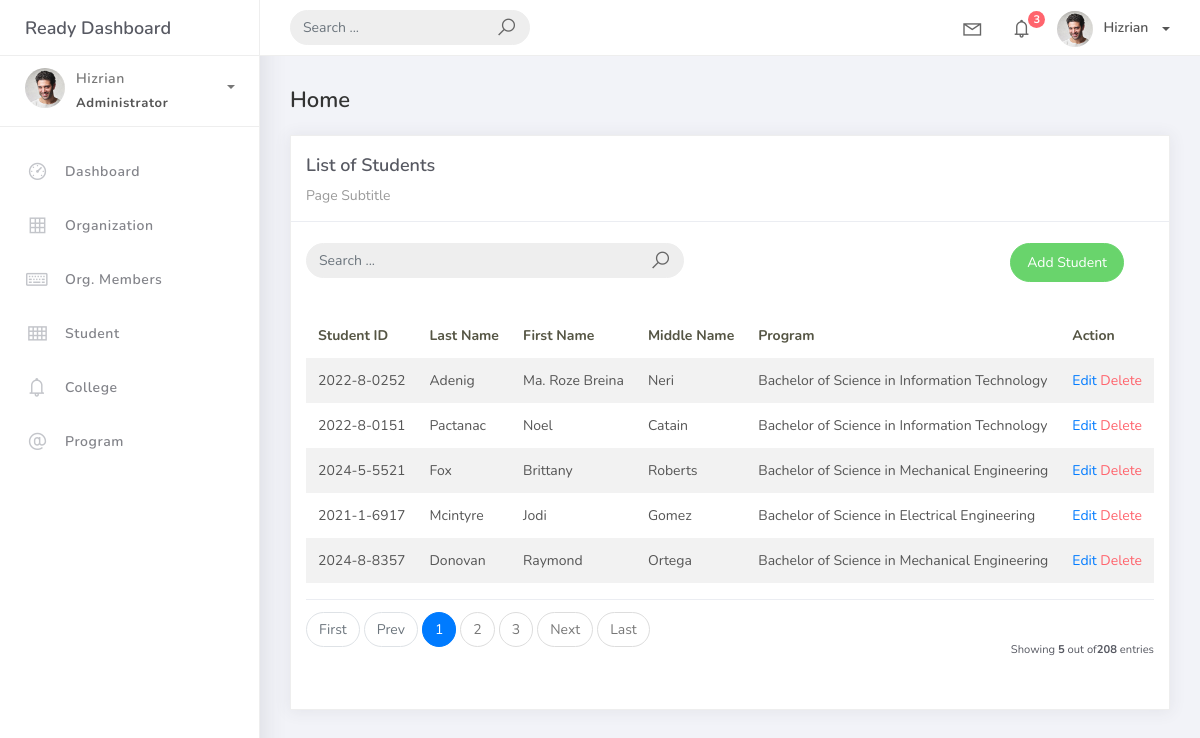
Screenshot of /student_list with the database file from the repository.
### studentorg/models.py (models this page shows, shortened)
class BaseModel(models.Model):
    created_at = models.DateTimeField(auto_now_add=True, db_index=True)
    updated_at = models.DateTimeField(auto_now=True)
    class Meta:
        abstract = True

class Student(BaseModel):
    student_id = models.CharField(max_length=15)
    lastname = models.CharField(max_length=25)
    firstname = models.CharField(max_length=25)
    middlename = models.CharField(max_length=25, blank=True, null=True)
    program = models.ForeignKey(Program, on_delete=models.CASCADE)

class Program(BaseModel):
    prog_name = models.CharField(max_length=150)
    college = models.ForeignKey(College, on_delete=models.CASCADE)
    def __str__(self):
        return self.prog_name

### studentorg/views.py (the view, shortened to what this page needs)
# urls.py: path("student_list", StudentList.as_view(), name="student-list"),
class StudentList(ListView):
    model = Student
    context_object_name = "student"
    template_name = "student_list.html"
    paginate_by = 5
    def get_queryset(self, *args, **kwargs):
        qs = super(StudentList, self).get_queryset(*args, **kwargs)
        return qs

### templates/student_list.html (shortened to what this page needs)
{% extends 'base.html' %}
{% load static %}{% block content %}
<div class="content">
    <div class="container-fluid">
        <h4 class="page-title">Home</h4>
        <div class="row">
            <div class="col-md-12">
                <div class="card">
                    <div class="card-header">
                        <div class="card-title">List of Students</div>
                        <div class="card-category">Page Subtitle</div>
                    </div>
                    <br />
                    <div class="col-md-12 row">
                        <div class="col-md-6">
                            <form class="navbar-left navbar-form nav-search mr-md-3" action="{% url 'student-list' %}">
                                <div class="input-group">
                                    <input type="text" placeholder="Search ... " class="form-control" name="q"/>
                                    <div class="input-group-append">
                                        <span class="input-group-text">
                                            <i class="la la-search search-icon"></i>
                                        </span>
                                    </div>
                                </div>
                            </form>
                        </div>
                        <div class="col-md-6">
                            <div class="pull-right">
                                <a href="{% url 'student-add' %}" class="btn btn-success btn-rounded">Add Student</a>
                            </div>
                        </div>
                    </div>
                    <div class="card-body">
                        <table class="table table-striped mt-3">
                            <thead>
                                <tr>
                                    <th scope="col">Student ID</th>
                                    <th scope="col">Last Name</th>
                                    <th scope="col">First Name</th>
                                    <th scope="col">Middle Name</th>
                                    <th scope="col">Program</th>
                                    <th scope="col">Action</th>
                                </tr>
                            </thead>
                            <tbody>
                                {% for object in object_list %}
                                <tr>
                                    <td>{{ object.student_id }}</td>
                                    <td>{{ object.lastname }}</td>
                                    <td>{{ object.firstname }}</td>
                                    <td>{{ object.middlename }}</td>
                                    <td>{{ object.program }}</td>
                                    <td>
                                        <a href="student_list/{{ object.id }}">Edit</a>
                                        <a href="student_list/{{ object.id }}/delete" class="text-danger">Delete</a>
                                    </td>
                                </tr>
                                {% endfor %}
                            </tbody>
                        </table>
                        {% include 'includes/pagination.html' %}
                    </div>
                </div>
            </div>
        </div>
    </div>
</div>
{% endblock %}

### rows the page displays
Student: student_id "2022-8-0252", lastname "Adenig", firstname "Ma. Roze Breina", middlename "Neri", program "Bachelor of Science in Information Technology"
Student: student_id "2022-8-0151", lastname "Pactanac", firstname "Noel", middlename "Catain", program "Bachelor of Science in Information Technology"
Student: student_id "2024-5-5521", lastname "Fox", firstname "Brittany", middlename "Roberts", program "Bachelor of Science in Mechanical Engineering"
Student: student_id "2021-1-6917", lastname "Mcintyre", firstname "Jodi", middlename "Gomez", program "Bachelor of Science in Electrical Engineering"
Student: student_id "2024-8-8357", lastname "Donovan", firstname "Raymond", middlename "Ortega", program "Bachelor of Science in Mechanical Engineering"

### other values shown
{{ page_num }} "1"
{{ page_num }} "2" "3"
{{ object_list.count }} "5"
{{ paginator.count }} "208"
